Frame 1 (no input): blank canvas, image omitted
Frame 60 (no input): blank canvas, image omitted
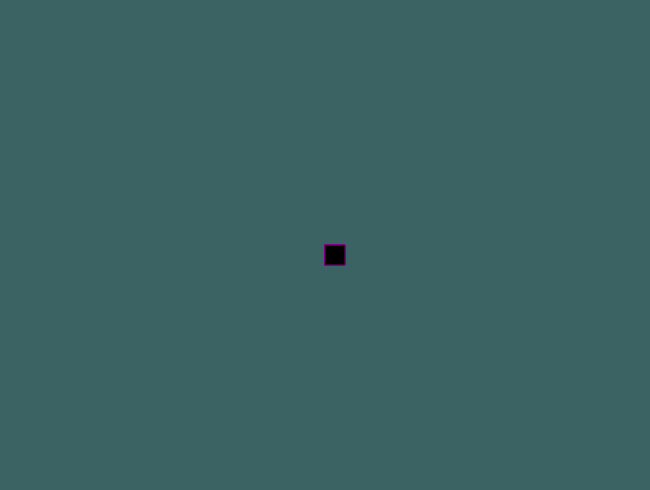
Frame 120 (the mouse pressed at the canvas centre since frame 60)

The p5.js sketch whose frames 1 and 60 were blank and that drew this single picture after the mouse press (run headless with seeded random() and noise() and a simulated clock; from frame 60 on, the mouse is pressed at the canvas centre):

// p5.js sketch
// ── sketch.js
function setup() {
    createCanvas(650, 490);
        background(60, 99, 100);
  }
  
  function draw() {
  
    stroke("purple")
    fill("black")
    
    //console.log(mouseIsPressed);
    
     if(mouseIsPressed) {
      rect(mouseX, mouseY, 20, 20);
    }}
